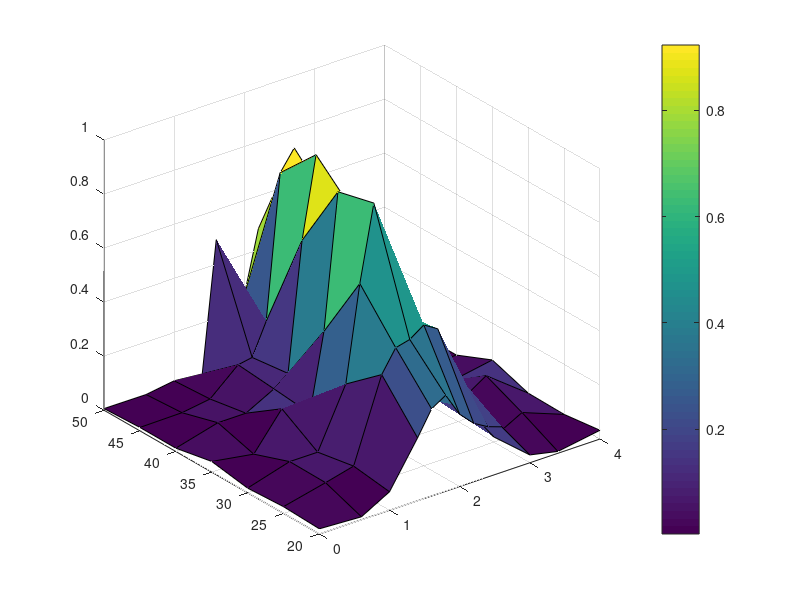

The MATLAB script that drew this image:
eff = [0.019152542	0.010862069	0.068448276	0.232758621	0.322413793	0.355172414	0.267241379	0.21637931	0.186206897	0.168103448	0.028965517	0.006758621	0.032413793	; ... 
0.024830508	0.060948276	0.087068966	0.390517241	0.472413793	0.485344828	0.521551724	0.489655172	0.326724138	0.163793103	0.018965517	0.074396552	0.014827586	; ... 
0.017118644	0.062586207	0.062241379	0.279310345	0.63362069	0.913793103	0.512931034	0.235344828	0.143965517	0.131034483	0.067241379	0.134482759	0.017155172	; ... 
0.039491525	0.013793103	0.146551724	0.094827586	0.380172414	0.879310345	0.797413793	0.507758621	0.162068966	0.047155172	0.062586207	0.035517241	0.06362069	; ... 
0.01220339	0.053706897	0.05387931	0.10862069	0.148275862	0.623275862	0.922413793	0.719827586	0.254310345	0.073017241	0.156896552	0.00462069	0.005284483	; ... 
0.012627119	0.014482759	0.03	0.121551724	0.131034483	0.247413793	0.779310345	0.853448276	0.457758621	0.101724138	0.139655172	0.004663793	0.00525	; ... 
0.006059322	0.005336207	0.021034483	0.011293103	0.49137931	0.072844828	0.250862069	0.478448276	0.490517241	0.202586207	0.064827586	0.005681034	0.00312931	...  
];

freqs = [20 25 30 35 40 45 50];
angles = [0	0.6	1	1.4	1.6	1.8	2	2.2	2.4	2.6	3	3.4	4];
[anglesGrid,freqsGrid] = meshgrid(angles,freqs);

figure()
s = surf(anglesGrid,freqsGrid,eff);
colorbar;
